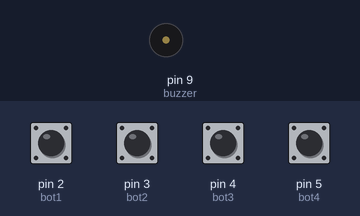
Simulated run of this sketch. Board: Arduino Uno, built with avr-gcc and run on an emulated ATmega328P. Parts: buzzer (waves = sounding). Inputs (shaded band) come from the test bench; at power-on: pin 2 (bot1), pin 3 (bot2), pin 4 (bot3), pin 5 (bot4) LOW.

Above: at 1.2 s.
1.3 s: pin 2 (bot1) pulled HIGH for 0.15 s
At 1.42 s:
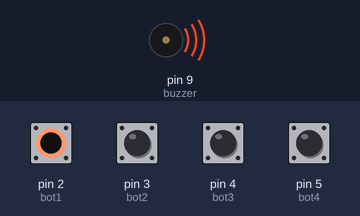
Timing chart, 0 to 4.3 s (numbered marks = the images above; inputs shaded):
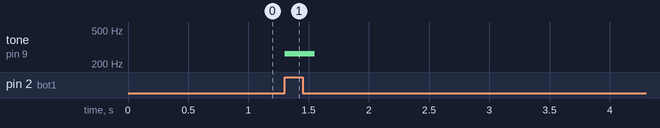

Measured:
- after the input at 1.3 s, tone on pin 9 (buzzer): silent → 264 Hz at once, → silent 0.25 s later

The sketch:

Arduino_teclado.ino
```cpp
int bot1 = 2;
int bot2 = 3;
int bot3 = 4;
int bot4 = 5;
int buzzer = 9;
int bdo = 0;
int bre = 0;
int bmi = 0;
int bfa = 0;

void setup() {
  pinMode(bot1, INPUT);
  pinMode(bot2, INPUT);
  pinMode(bot3, INPUT);
  pinMode(bot4, INPUT);


}

void loop() {
  bdo = digitalRead(bot1);
  bre = digitalRead(bot2);
  bmi = digitalRead(bot3);
  bfa = digitalRead(bot4);
  //tone(buzzer, 297, 100);

  if(bdo == HIGH){
    tone(buzzer, 264, 100);
  }
  if(bre == HIGH){
    tone(buzzer, 297, 100);
  }
  if(bmi == HIGH){
    tone(buzzer, 330, 100);
  }
  if(bfa == HIGH){
    tone(buzzer, 352, 100);
  }
  // put your main code here, to run repeatedly:

}
```
